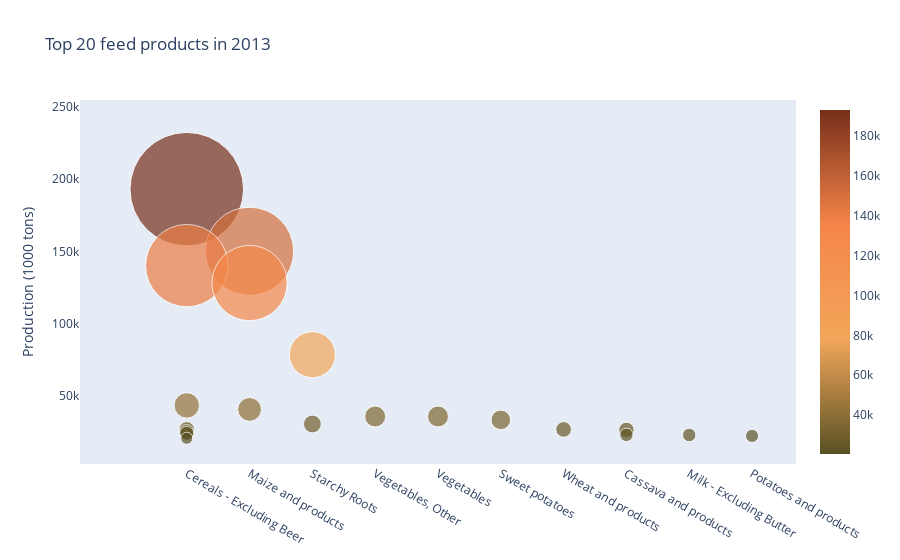

Notebook code for this chart:
### Markdown cell above
Commenta

### Code cell
# Filtro per estrarre solo gli elementi 'Feed'
filter_feed = df_prod.Element == 'Feed'

# Filtro per estrarre solo l'anno 2013
filter_year = df_prod.Years == '2013'

# Creo un subset del dataframe con le condizioni imposte dai filtri e con le colonne che riguardano l'alimento, il paese e il valore di produzione
feed_2013 = df_prod.loc[(filter_feed) & (filter_year), ['Item','Country_Name', 'Production']]

# Ordino i valori di produzione in maniera decrescente e prendo i primi 20 elementi
feed_2013 = feed_2013.sort_values(by='Production', ascending=False).reset_index(drop=True).head(20)

fig = go.Scatter(
    
    y = feed_2013.Production,
    x = feed_2013.Item,
    text = feed_2013.Country_Name,
    name = 'Feed',
    mode='markers',

    marker=dict(
        sizemode = 'diameter',
        sizeref = 1,
        size = feed_2013.Production/1700,
        color = feed_2013.Production,
        colorscale=['#585123','#F2A65A','#F58549','#772F1A'],
        showscale=True))

# Plot layout
layout= go.Layout(
    autosize= True,
    title= 'Top 20 feed products in 2013',
    hovermode= 'closest',

     xaxis= dict(
         ticklen= 5,
         showgrid=False,
        zeroline=False,
        showline=False),

    yaxis=dict(
        title= 'Production (1000 tons)',
        showgrid=False,
        zeroline=False,
        ticklen= 5,
        gridwidth= 2
    ),
    showlegend= False)

data = [fig]

fig = go.Figure(data=data, layout=layout)
fig.show()

### Figure 1 — Plotly figure (JSON) as saved in the notebook; plotly's stock layout.template omitted (floating-point values rounded to 4 significant figures)
{"data": [{"marker": {"color": [193043, 150000, 140096, 128024, 78401, 43263, 40487, 35582, 35582, 33270, 30398, 26628, 26615, 26288, 24926, 23906, 22868, 22757, 22165, 20516], "colorscale": [[0, "#585123"], [0.3333, "#F2A65A"], [0.6667, "#F58549"], [1, "#772F1A"]], "showscale": true, "size": [113.6, 88.24, 82.41, 75.31, 46.12, 25.45, 23.82, 20.93, 20.93, 19.57, 17.88, 15.66, 15.66, 15.46, 14.66, 14.06, 13.45, 13.39, 13.04, 12.07], "sizemode": "diameter", "sizeref": 1}, "mode": "markers", "name": "Feed", "text": ["China, mainland", "China, mainland", "United States of America", "United States of America", "China, mainland", "Brazil", "Brazil", "China, mainland", "China, mainland", "China, mainland", "Nigeria", "China, mainland", "Germany", "Nigeria", "Spain", "Canada", "China, mainland", "India", "China, mainland", "Mexico"], "type": "scatter", "x": ["Cereals - Excluding Beer", "Maize and products", "Cereals - Excluding Beer", "Maize and products", "Starchy Roots", "Cereals - Excluding Beer", "Maize and products", "Vegetables, Other", "Vegetables", "Sweet potatoes", "Starchy Roots", "Wheat and products", "Cereals - Excluding Beer", "Cassava and products", "Cereals - Excluding Beer", "Cereals - Excluding Beer", "Cassava and products", "Milk - Excluding Butter", "Potatoes and products", "Cereals - Excluding Beer"], "y": [193043, 150000, 140096, 128024, 78401, 43263, 40487, 35582, 35582, 33270, 30398, 26628, 26615, 26288, 24926, 23906, 22868, 22757, 22165, 20516]}], "layout": {"autosize": true, "hovermode": "closest", "showlegend": false, "title": {"text": "Top 20 feed products in 2013"}, "xaxis": {"showgrid": false, "showline": false, "ticklen": 5, "zeroline": false}, "yaxis": {"gridwidth": 2, "showgrid": false, "ticklen": 5, "title": {"text": "Production (1000 tons)"}, "zeroline": false}}}
